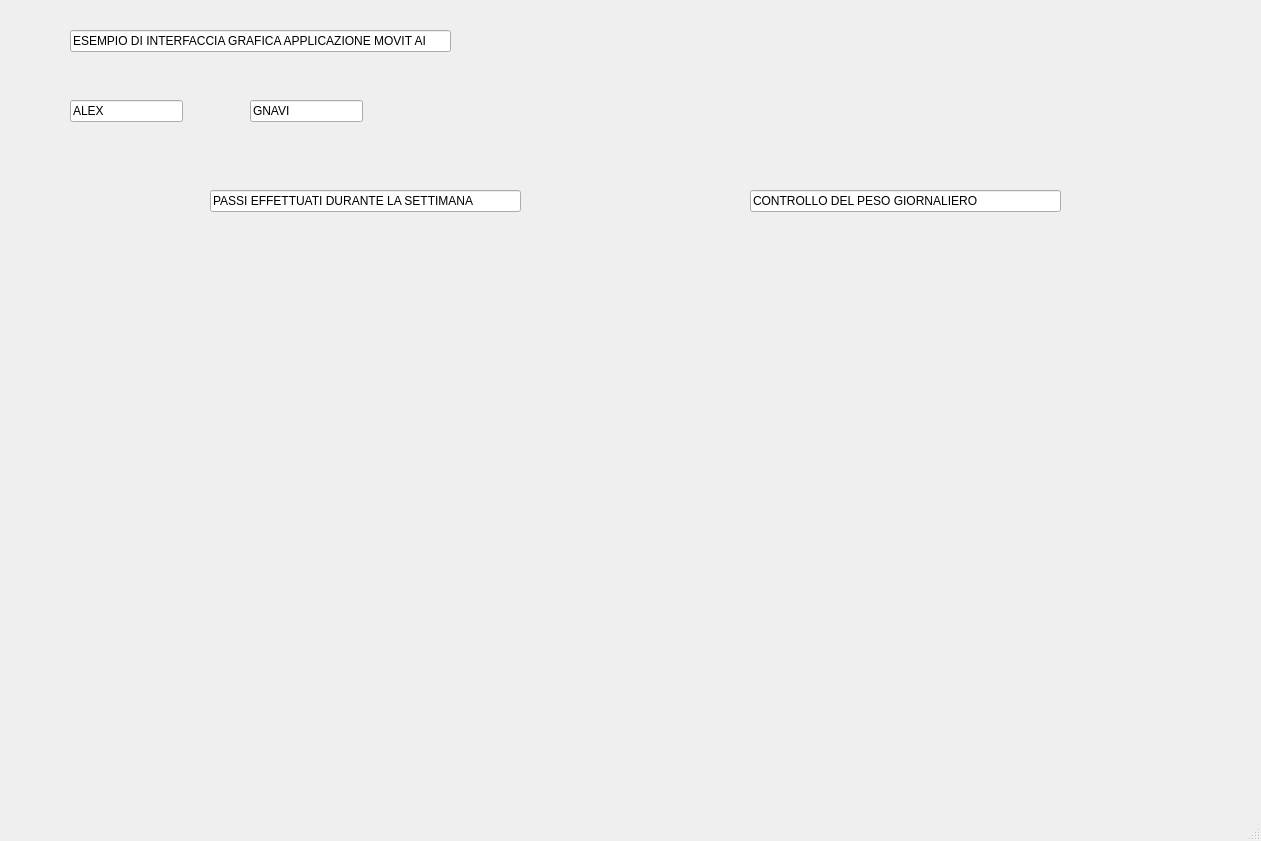
<?xml version="1.0" encoding="UTF-8"?>
<ui version="4.0">
 <class>MainWindow</class>
 <widget class="QMainWindow" name="MainWindow">
  <property name="geometry">
   <rect>
    <x>0</x>
    <y>0</y>
    <width>1261</width>
    <height>841</height>
   </rect>
  </property>
  <property name="windowTitle">
   <string>MainWindow</string>
  </property>
  <widget class="QWidget" name="centralwidget">
   <widget class="QLabel" name="label_2">
    <property name="geometry">
     <rect>
      <x>10</x>
      <y>240</y>
      <width>591</width>
      <height>451</height>
     </rect>
    </property>
    <property name="text">
     <string/>
    </property>
    <property name="pixmap">
     <pixmap>../../../../Downloads/output1.png</pixmap>
    </property>
    <property name="openExternalLinks">
     <bool>false</bool>
    </property>
   </widget>
   <widget class="QLabel" name="label_3">
    <property name="geometry">
     <rect>
      <x>640</x>
      <y>250</y>
      <width>591</width>
      <height>461</height>
     </rect>
    </property>
    <property name="text">
     <string/>
    </property>
    <property name="pixmap">
     <pixmap>../../../../Downloads/output2.png</pixmap>
    </property>
   </widget>
   <widget class="QLineEdit" name="lineEdit">
    <property name="geometry">
     <rect>
      <x>70</x>
      <y>30</y>
      <width>381</width>
      <height>22</height>
     </rect>
    </property>
    <property name="text">
     <string>ESEMPIO DI INTERFACCIA GRAFICA APPLICAZIONE MOVIT AI</string>
    </property>
   </widget>
   <widget class="QLineEdit" name="lineEdit_2">
    <property name="geometry">
     <rect>
      <x>70</x>
      <y>100</y>
      <width>113</width>
      <height>22</height>
     </rect>
    </property>
    <property name="text">
     <string>ALEX</string>
    </property>
    <property name="placeholderText">
     <string/>
    </property>
   </widget>
   <widget class="QLineEdit" name="lineEdit_3">
    <property name="geometry">
     <rect>
      <x>250</x>
      <y>100</y>
      <width>113</width>
      <height>22</height>
     </rect>
    </property>
    <property name="text">
     <string>GNAVI</string>
    </property>
    <property name="placeholderText">
     <string/>
    </property>
   </widget>
   <widget class="QLineEdit" name="lineEdit_4">
    <property name="geometry">
     <rect>
      <x>210</x>
      <y>190</y>
      <width>311</width>
      <height>22</height>
     </rect>
    </property>
    <property name="text">
     <string>PASSI EFFETTUATI DURANTE LA SETTIMANA</string>
    </property>
   </widget>
   <widget class="QLineEdit" name="lineEdit_5">
    <property name="geometry">
     <rect>
      <x>750</x>
      <y>190</y>
      <width>311</width>
      <height>22</height>
     </rect>
    </property>
    <property name="text">
     <string>CONTROLLO DEL PESO GIORNALIERO</string>
    </property>
   </widget>
  </widget>
  <widget class="QMenuBar" name="menubar">
   <property name="geometry">
    <rect>
     <x>0</x>
     <y>0</y>
     <width>1261</width>
     <height>26</height>
    </rect>
   </property>
  </widget>
  <widget class="QStatusBar" name="statusbar"/>
 </widget>
 <resources/>
 <connections/>
</ui>
